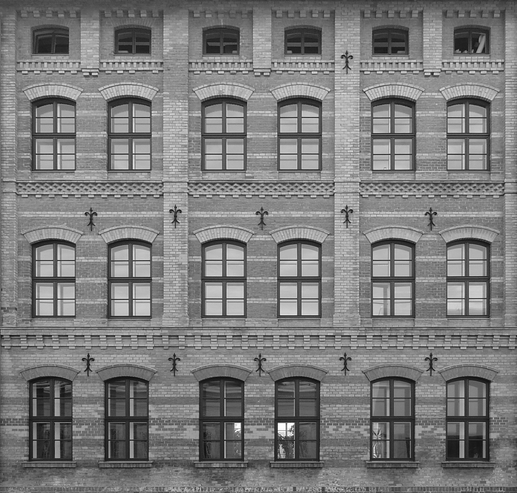
%> input picture code1/cimg/building.png, 517 x 493 px
$ octave test0_deblurring_introduction2.m   (GNU Octave 9; MATLAB toolbox functions it lacks are replaced by stand-ins)
%> lines starting %> are read from the running program, lines starting %| are printed output that depends on the picture
### code1/util/functionAX.m
function [R] = functionAX(A,X,type)
%> called with type = 'deblurring'
if(strcmp(type,'denoising'))
    R = X;
elseif(strcmp(type,'deblurring'))
   R=imfilter(X,A,'circular');
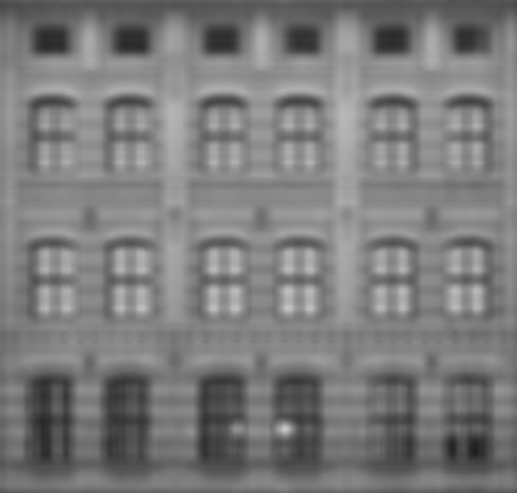
%> R: size 493x517 double; min 31.86, max 202.1, mean 124
%      R= conv2padded(X,A);
else
    error('unknown type');
end

### code1/util/impulsenoise.m
%% Add Impulse Noise to images
%% Impulse Noises 0 - Salt & Pepper noise
%                 1 - Random Valued impulse noise.
%% impulse noises are classified into two major types
% (i)  salt and pepper noise (equal height impulses) impulse values are
%       represented as ??and ?55?
% (ii) random-valued impulse noise (unequal height impulses) impulse values
%      are between ??and ?55?

%% Function img = impulsenoise(img,ND)
%% input
%           img = Given an Image (Noise free image)
%           ND  = Noise density (ND varies B/W 0 and 1) [0 to 1]
%           NT  = Noise Type([0] is default)
%                 0 - Salt & Pepper noise
%                 1 - Random-Valued Impulse noise
%% Output:
%           img = impulse noise added image

%% Example:
%%          img = impulsenoise(img,0.4,0);

%%      Posted date   : 18 - 11 - 2008
%       Modified date : 02 - 12 - 2008

%% Developed By
%                   K.Kannan (kannan.keizer@gmail.com)
%                   & Jeny Rajan (jenyrajan@gmail.com)
%                   Medical Imaging Research Group (MIRG), NeST,
%                   Trivandrum.
%%
function img = impulsenoise(img,ND,NT)
%> called with ND = 0.9, NT = 0
Narr = rand(size(img));
if NT == 0
    img(Narr<ND/2) = 0;
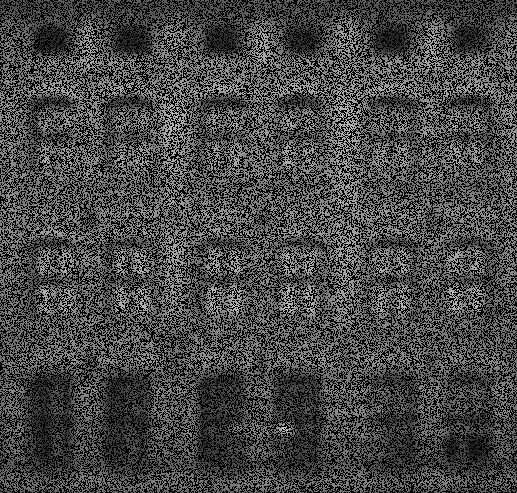
%> img: size 493x517 double; min 0, max 202.1, mean 68.3
    img((Narr>=ND/2)&(Narr<ND)) = 255;
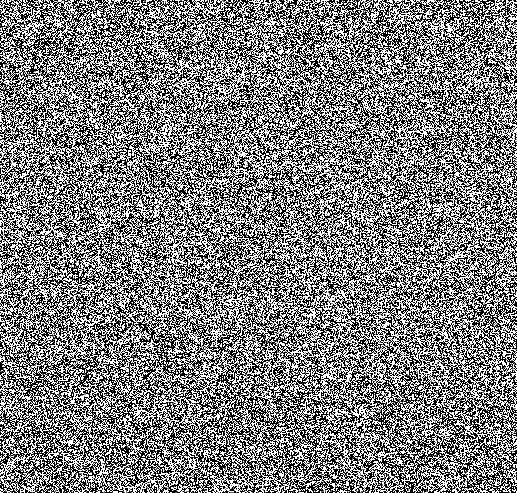
%> img: size 493x517 double; min 0, max 255, mean 127.3
elseif NT == 1
    N = Narr;
    N(N>=ND)=0;
    N1 = N;
    N1 = N1(N1>0);
    Imn=min(N1(:));
    Imx=max(N1(:));
    N=(((N-Imn).*(255-0))./(Imx-Imn));
    img(Narr<ND) = N(Narr<ND);
else
    disp('Invalid selection');
end

### code1/util/GenBlurOper.m
function [P] = GenBlurOper
R = 7;
[x,y] = meshgrid(-R:R,-R:R);
K = double(x.^2 + y.^2 <= R^2);
P = K/sum(K(:));

### code1/test0_deblurring_introduction2.m
  clc;clear all;close all;
randn('seed',0);rand('seed',0);
addpath('cimg','util')
opts.alpha=10;
opts.beta=0.1;
opts.rho1=50;
opts.rho2=1;
miu=[34];
opts.iter=50000;
lambdas= [0.1];
noiselevel=90;
A=double(imread(sprintf('building.png')))/255;
[u,s,v]=svds(A,10);
B_Clean=(u*s*v')*255;
% B_Clean=double(imread(sprintf('building.png')));
P = GenBlurOper;
Amap = @(X)functionAX(P,X,'deblurring');
Atmap = @(X)functionAX(P',X,'deblurring');
B_Corrupted = impulsenoise(Amap(B_Clean),noiselevel/100,0);
imwrite(B_Corrupted/255,"lrbuildingdebluuring90.png")
% Generate the mask matrix O
O = ones(size(B_Clean));
O(B_Corrupted==255)=0;
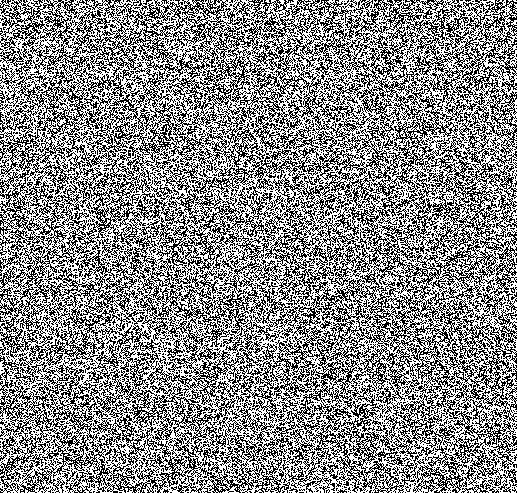
%> O: size 493x517 double; values 0 (black) and 1 (white), 54.9% white; black in thin lines or dots
O(B_Corrupted==0)=0;
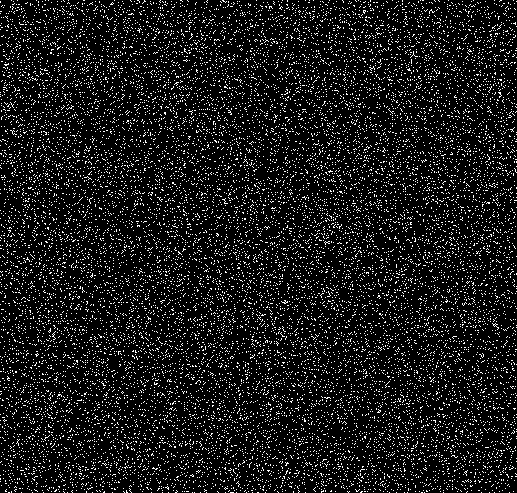
%> O: size 493x517 double; values 0 (black) and 1 (white), 10% white in thin lines or dots
B_Clean = B_Clean/255;
B_Corrupted = B_Corrupted/255;
p =2;
P = GenBlurOper;
LargestEig = min(sqrt(sum(abs(P(:))>0)*sum(P(:).*P(:))), sum(abs(P(:))));% Largest Eigenvalue of A'A

acc =1/255;
pen_ratio =2;
 psnr=zeros(length(miu),length(lambdas));
%> (the run ends here)
